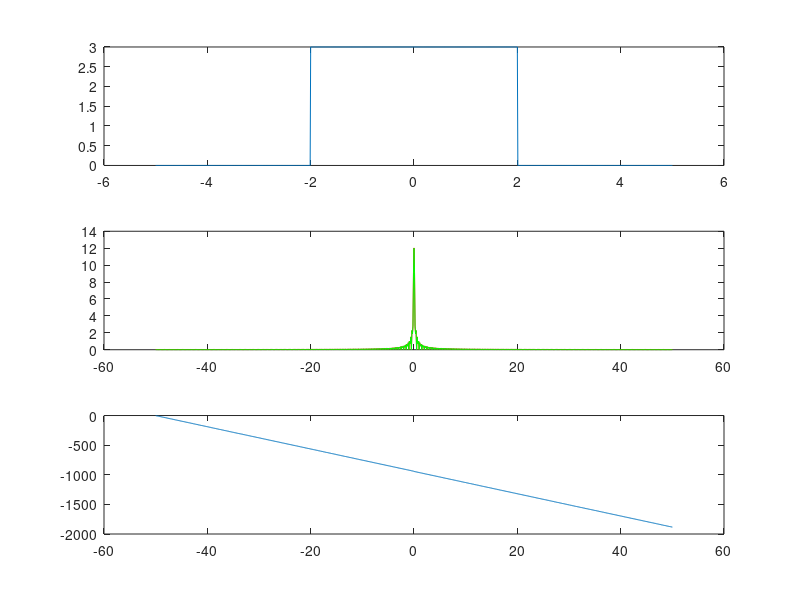

This chart was generated by the following MATLAB code:
%% Szereg Fouriera 4
Fs = 100;
t = -3:1/Fs:3;
x = -2 .* (abs(t) < 1) + (t - sign(t)).^2 .* (abs(t)<=3 & abs(t) >= 1);

plot(t,x);

XT = (2/9)*ones(size(t));

for n = 1:200
    w = n*pi; %stala
    an = 36*sin(w/3)/(w^3) + 24*cos(w)/(w*w) - 4*sin(w/3)/w;
    XT = XT + an*cos(w*t/3);
end

plot(t,x,'.g', t, XT, 'r');

%% Szereg Fouriera 5
close all; clear; clc;
Fs = 100;
t = -3:1/Fs:3;
x = -1.5 .* (t<0) + (3-t) .* (t>0);

plot(t,x);

XT = zeros(size(t));

for n=1:200
    w=n*pi;
    an=3*(1-cos(w))/(w*w);
    bn=(9-3*cos(w))/(2*w);
    XT=XT+an*cos(w*t/3)+bn*sin(w*t/3);
end

plot(t,x,'.g', t, XT, 'r')

%% Transformata Fouriera (para transformata)
close all; clear; clc;
Fs = 100;
t = -5:1/Fs:5;
x = 3 * (abs(t) <= 2); 
%rodzaj 

subplot(311), plot(t,x);


XT = fftshift(fft(x)); 

%f = linspace(0, Fs, length(t)); %linspace tworzy wektor rownosprobkowany
f = linspace(-Fs/2, Fs/2, length(t));
WA = abs(XT)/Fs;    %dzielenie przez Fs do porownania z WA_t
WF = angle(XT);

WA_t = abs(12*sinc(2*2*f));   %widmo amplitudowe dla wyliczonej transformaty, dodatkowe mnozenie przez 2 bo matlab popsul sinca

subplot(312), plot(f,WA,'r', f, WA_t, 'g'); % zawsze f (czestotliwosc)

subplot(313), plot(f, unwrap(WF));
%unwrap, kazdy kolejny okres jest powiekszony o poprzeni

